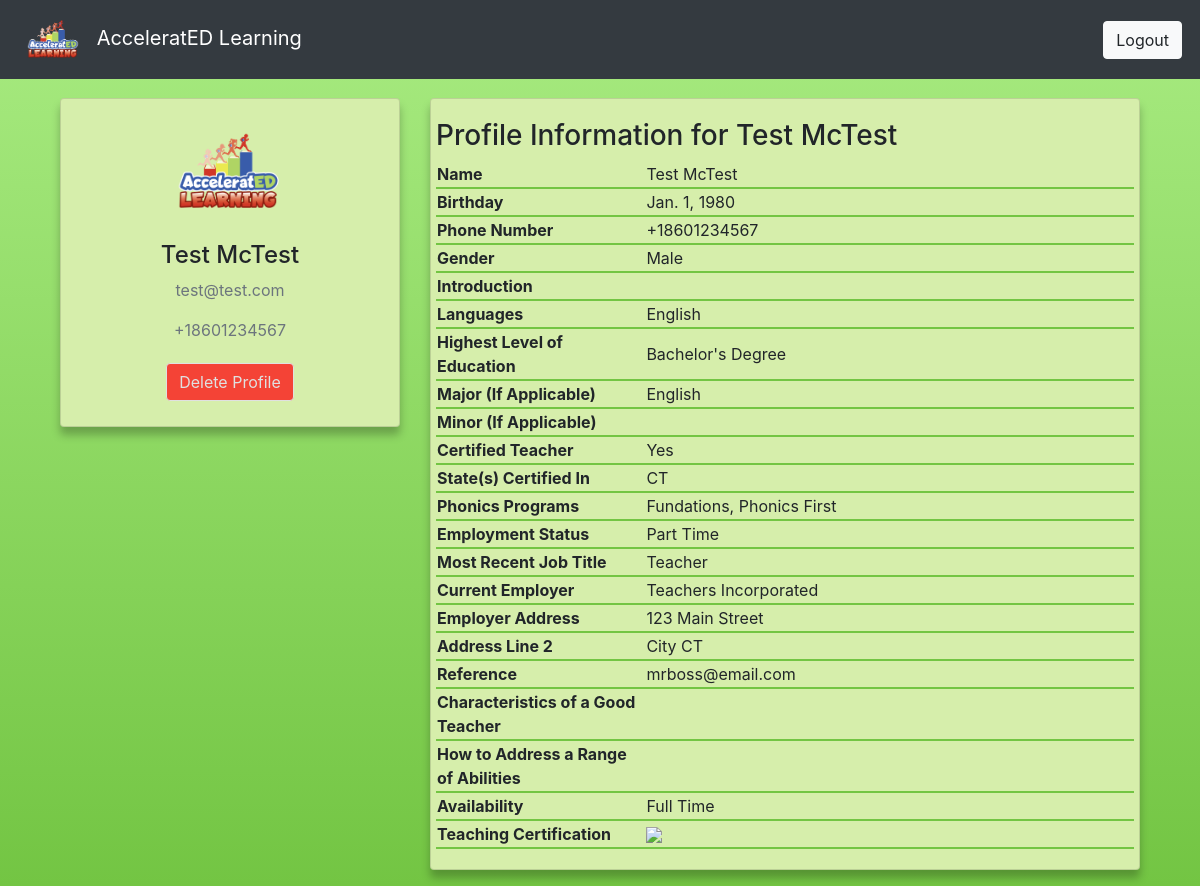
The page /owner/profile/12 on the database as committed earlier.
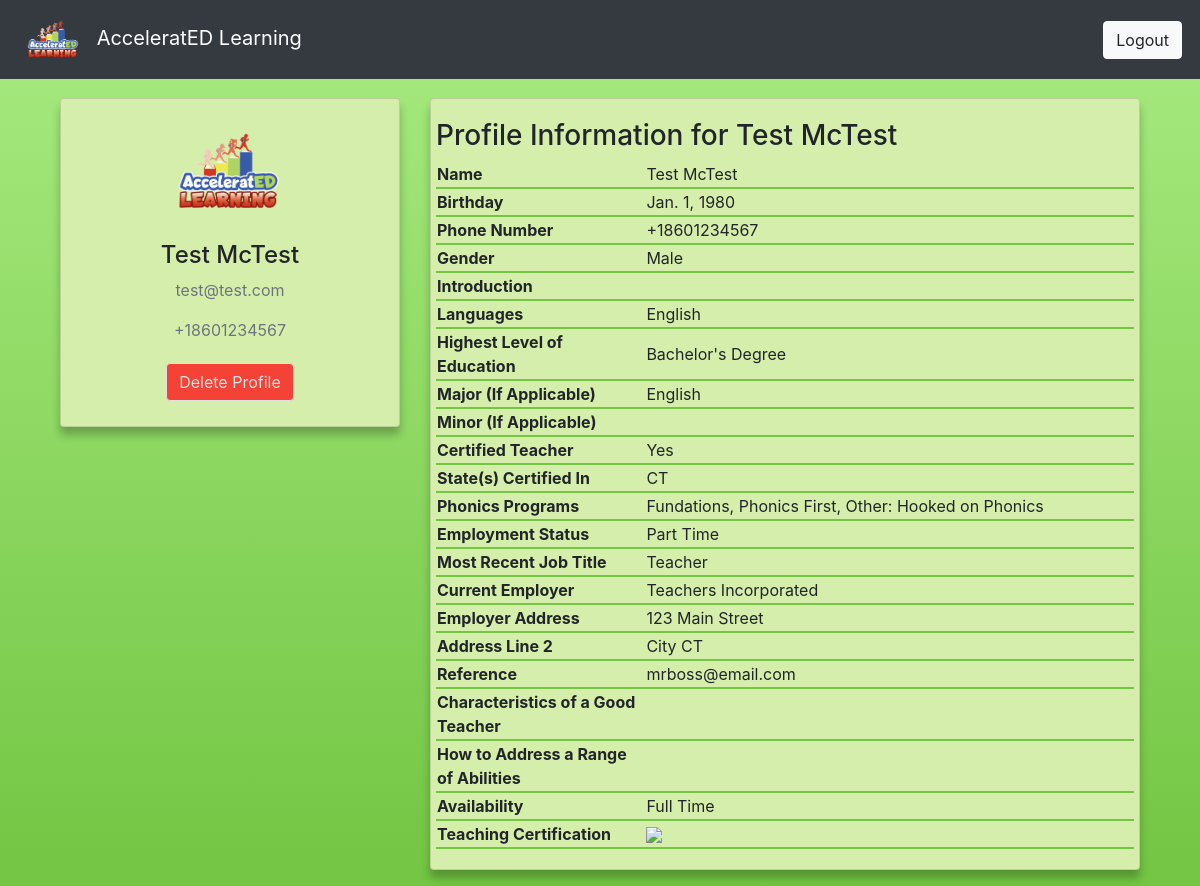
The same page on the database as committed later.
### tutor/models.py (models this page shows, shortened)
class User(AbstractUser):
    username = None
    email = models.EmailField(_('email address'), unique=True)
    USERNAME_FIELD = 'email'
    REQUIRED_FIELDS = []
    objects = UserManager()

class Tutor(models.Model):
    PHONICS_CHOICES = (
        ('Fundations', 'Fundations'),
        ('Fountas & Pinnell Literacy', 'Fountas & Pinnell Literacy'),
        ('Lucy Calkins Units Of Study For Teaching Phonics',
         'Lucy Calkins Units Of Study For Teaching Phonics'),
        ('Bridge The Gap Intervention', 'Bridge The Gap Intervention'),
        ('Words Their Way', 'Words Their Way'),
        ('Lalilo', 'Lalilo'),
        ('The Heggerty Curriculum', 'The Heggerty Curriculum'),
        ('Orton Gillingham Approach', 'Orton Gillingham Approach'),
        ('Phonics First', 'Phonics First'),
        ('Other:', 'Other:')
    )
    EMPLOYMENT_CHOICES = (
        ('Full Time', 'Full Time'),
        ('Part Time', 'Part Time'),
        ('College Student', 'College Student'),
        ('Retired', 'Retired'),
        ('Other', 'Other')
    )
    STATE_CHOICES = (
        (
            ('AL','AL'),
            ('AK','AK'),
            ('AR','AR'),
            ('AZ','AZ'),
            ('CA','CA'),
            ('CO','CO'),
            ('CT','CT'),
            ('DC','DC'),
            ('DE','DE'),
            ('FL','FL'),
            ('GA','GA'),
            ('HI','HI'),
            ('IA','IA'),
            ('ID','ID'),
            ('IL','IL'),
            ('IN','IN'),
            ('KS','KS'),
            ('KY','KY'),
            ('LA','LA'),
            ('MA','MA'),
            ('MD','MD'),
            ('ME','ME'),
            ('MI','MI'),
            ('MN','MN'),
            ('MO','MO'),
            ('MS','MS'),
            ('MT','MT'),
            ('NC','NC'),
            ('NE','NE'),
            ('NH','NH'),
            ('NJ','NJ'),
            ('NM','NM'),
            ('NV','NV'),
            ('NY','NY'),
            ('ND','ND'),
            ('OH','OH'),
            ('OK','OK'),
            ('OR','OR'),
            ('PA','PA'),
            ('RI','RI'),
            ('SC','SC'),
            ('SD','SD'),
            ('TN','TN'),
            ('TX','TX'),
            ('UT','UT'),
            ('VT','VT'),
            ('VA','VA'),
            ('WA','WA'),
            ('WI','WI'),
            ('WV','WV'),
            ('WY','WY'),
            ('None','None')
        )
    )
    LANGUAGE_CHOICES = (
        ('English', 'English'),
        ('Spanish', 'Spanish')
    )
    GENDER_CHOICES = (
        ('Male', 'Male'),
        ('Female', 'Female'),
        ('Non-Binary', 'Non-Binary'),
        ('Other', 'Other')
    )
    DEGREE_CHOICES = (
        ('College Student', 'Currently Enrolled In College'),
        ('A.A./A.S.', 'Associate\'s Degree'),
        ('Technical Certification', 'Technical Certification'),
        ('B.A./B.S.', 'Bachelor\'s Degree'),
        ('M.A./M.S./M.Ed.', 'Master\'s Degree'),
        ('Ed.S.', 'Education Specialist/6th Year/Etc . . .'),
        ('Ed.D./Ph.D.', 'Doctorate')
    )
    YESNO = (
        ('Yes', 'Yes'),
        ('No', 'No')
    )
    AVAILABILITY_CHOICES = (
        ('AM', 'Part Time AM'),
        ('PM', 'Part Time PM'),
        ('Full Time', 'Full Time (AM and PM)')
    )
    email = models.OneToOneField(User, on_delete=models.CASCADE)
    firstname = models.CharField(max_length=20, blank=True, verbose_name='First Name')
    lastname = models.CharField(max_length=20, blank=True, verbose_name='Last Name')
    birthday = models.DateField(auto_now=False, null=True, blank=True)
    phonenumber = PhoneField(blank=True, verbose_name='Phone Number')
    gender = models.CharField(max_length=10, choices=GENDER_CHOICES, blank=True, default='None')
    introduction = models.TextField(max_length=1500, blank=True, verbose_name='Introduction (Describe Yourself in 200 Words or Less)')
    languages = MultiSelectField(choices=LANGUAGE_CHOICES, blank=True, default="None", verbose_name='Languages Spoken Fluently')
    education = MultiSelectField(choices=DEGREE_CHOICES, blank=True,
    verbose_name='Level of Education (Please Select All That Apply):')
    major = models.CharField(max_length=20, blank=True, verbose_name='Major (If Applicable)')
    minor = models.CharField(max_length=20, blank=True, verbose_name='Minor (If Applicable)')
    experience = models.CharField(max_length=4, choices=YESNO, blank=True, verbose_name='Are You A Certified Teacher?')
    statecert = models.CharField(max_length=5, choices=STATE_CHOICES, verbose_name='Please Choose The State In Which You are Certified:', default='None')
    phonicsex = MultiSelectField(choices=PHONICS_CHOICES, blank=True, verbose_name='Choose Any Phonics Programs You Have Experience With:')
    otherphonics = models.TextField(max_length=500, blank=True, verbose_name='If You Selected "Other," List Other Phonics Programs Here:')
    employment = models.CharField(max_length=20, choices=EMPLOYMENT_CHOICES, blank=True, verbose_name='Employment Status')
    curremployment = models.CharField(max_length=30, blank=True, verbose_name='Current or Most Recent Job Title (If Applicable)')
    employer = models.CharField(max_length=30, blank=True, verbose_name='Employer (If Applicable)')
    employeraddress = models.CharField(max_length=30, blank=True, verbose_name='Employer Address (If Applicable)')
    employercity = models.CharField(max_length=30, blank=True, verbose_name='City')
    employerstate = models.CharField(max_length=5, choices=STATE_CHOICES, verbose_name='State', default='None')
    employerzip = models.CharField(max_length=30, blank=True, verbose_name='Zip Code')
    currreference = models.CharField(max_length=60, blank=True, verbose_name='Supervisor/Reference Contact Information (If Applicable)')
    teachercharacteristics = models.TextField(max_length=1500, blank=True, verbose_name='What Characteristics Make A Good Teacher: (200 Words or Less)')
    abilitiesquestion = models.TextField(
        max_length=1500, blank=True, verbose_name='How Would You Address A Range Of Abilities In Your Classroom: (200 Words or Less)')
    availability = models.CharField(max_length=20, choices=AVAILABILITY_CHOICES, blank=True, verbose_name='Choose Your Availability:')
    image = models.ImageField(upload_to='images/', blank=True, null=True, verbose_name="")

### owner/views.py (the view)
# urls.py: path('profile/<int:id>', views.profile_view, name='file'),
def profile_view(request, id):
    User = get_user_model()
    user = User.objects.get(id=id)
    return render(request, 'owner/profile.html', {'authenticated': True, "User": user})

### templates/owner/profile.html (shortened to what the changed rows need)
{% extends 'owner/base.html' %}
{% load crispy_forms_filters %}
{% block body %}
<div class="container">
    <div class="main-body">
        <div class="row gutters-sm">
            <div class="col-md-4 mb-3">
                <div class="card">
                    <div class="card-body">
                        <div class="d-flex flex-column align-items-center text-center">
                            <div class="mt-3">
                                <h4>{{User.tutor.firstname}} {{User.tutor.lastname}}</h4>
                                <p class="text-muted font-size-sm">{{User.tutor.email}}</p>
                                <p class="text-muted font-size-sm">{{User.tutor.phonenumber}}</p>
                                <a href="{% url 'delete' User.id %}"
                                    class="btn btn-outline-primary del_btn" onclick="return confirm('Are you sure you want to delete this profile?');">Delete Profile</a>
                            </div>
                        </div>
                    </div>
                </div>
            </div>
            <div class="col-md-8">
                <div class="card mb-3">
                    <div class="card-body">
                        <div class="row">
                            <h3>Profile Information for {{User.tutor.firstname}} {{User.tutor.lastname}}</h3>
                        <table style="width:100%">
                            <tr>
                                <th style="width:30%">Name</th>
                                <td>{{User.tutor.firstname}} {{User.tutor.lastname}}</td>
                            </tr>
                            <tr>
                                <th>Birthday</th>
                                <td>{{User.tutor.birthday}}</td>
                            </tr>
                            <tr>
                                <th>Phone Number</th>
                                <td>{{User.tutor.phonenumber}}</td>
                            </tr>
                            <tr>
                                <th>Gender</th>
                                <td>{{User.tutor.gender}}</td>
                            </tr>
                            <tr>
                                <th>Introduction</th>
                            </tr>
                            <tr>
                                <th>Languages</th>
                                <td>{{User.tutor.languages}}</td>
                            </tr>
                            <tr>
                                <th>Highest Level of Education</th>
                                <td>{{User.tutor.education}}</td>
                            </tr>
                            <tr>
                                <th>Major (If Applicable)</th>
                                <td>{{User.tutor.major}}</td>
                            </tr>
                            <tr>
                                <th>Minor (If Applicable)</th>
                            </tr>
                            <tr>
                                <th>Certified Teacher</th>
                                <td>{{User.tutor.experience}}</td>
                            </tr>
                            <tr>
                                <th>State(s) Certified In</th>
                                <td>{{User.tutor.statecert}}</td>
                            </tr>
                            <tr>
                                <th>Phonics Programs</th>
                                <td>{{User.tutor.phonicsex}} {{User.tutor.otherphonics}}</td>
                            </tr>
                            <tr>
                                <th>Employment Status</th>
                                <td>{{User.tutor.employment}}</td>
                            </tr>
                            <tr>
                                <th>Most Recent Job Title</th>
                                <td>{{User.tutor.curremployment}}</td>
                            </tr>
                            <tr>
                                <th>Current Employer</th>
                                <td>{{User.tutor.employer}}</td>
                            </tr>
                            <tr>
                                <th>Employer Address</th>
                                <td>{{User.tutor.employeraddress}}</td>
                            </tr>
                            <tr>
                                <th>Address Line 2</th>
                                <td>{{User.tutor.employercity}} {{User.tutor.employerstate}} {{tutor.employerzip}}</td>
                            </tr>
                            <tr>
                                <th>Reference</th>
                                <td>{{User.tutor.currreference}}</td>
                            </tr>
                            <tr>
                                <th>Characteristics of a Good Teacher</th>
                            </tr>
                            <tr>
                                <th>How to Address a Range of Abilities</th>
                            </tr>
                            <tr>
                                <th>Availability</th>
                                <td>{{User.tutor.availability}}</td>
                            </tr>
                            <tr>
                                <th>Teaching Certification</th>
                            </tr>
                            </table>
                        </div>
                    </div>
                </div>
            </div>
        </div>
    </div>
</div>
{% endblock %}

Rows that differ between the two databases and show on the page:
changed User "test@test.com": tutor.phonicsex "Fundations, Phonics First" → "Fundations, Phonics First, Other:"; tutor.otherphonics (not shown) → "Hooked on Phonics"
